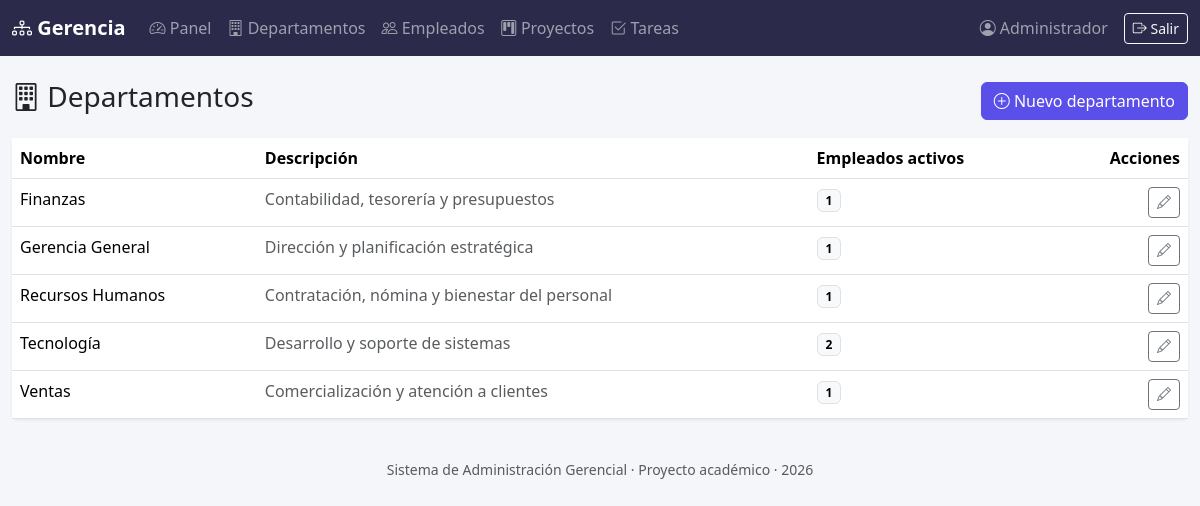
Page /departamentos (signed in) on the committed database.
### tables this page shows
CREATE TABLE departamentos (
    id INT AUTO_INCREMENT PRIMARY KEY,
    nombre VARCHAR(100) NOT NULL UNIQUE,
    descripcion VARCHAR(255) DEFAULT '',
    creado_en DATETIME DEFAULT CURRENT_TIMESTAMP
);

### app/Core/Controller.php (called while the page is built, shortened)
<?php
abstract class Controller
{
    protected function vista(string $vista, array $datos = []): void
    {
        require __DIR__ . '/../Views/layout.php';
    }
}

### app/Controllers/DepartamentoController.php (called while the page is built, shortened)
<?php
class DepartamentoController extends Controller
{
    public function index(): void
    {
        $departamentos = new Departamento();
        $this->vista('departamentos/index', [
            'titulo' => 'Departamentos',
            'departamentos' => $departamentos->conConteoEmpleados(),
        ]);
    }
}

### public/index.php (called while the page is built, shortened)
<?php
spl_autoload_register(function (string $clase) {
    $prefijo = 'App\\';
    $rutaRelativa = str_replace('\\', '/', substr($clase, strlen($prefijo)));
    $archivo = __DIR__ . '/../app/' . $rutaRelativa . '.php';
});
$config = require __DIR__ . '/../config/config.php';
$router = new Router();
$router->get('/login', 'AuthController', 'mostrarLogin');
$router->post('/login', 'AuthController', 'login');
$router->get('/logout', 'AuthController', 'logout');
$router->get('/', 'DashboardController', 'index');
$router->get('/departamentos', 'DepartamentoController', 'index');
$router->get('/departamentos/nuevo', 'DepartamentoController', 'crearForm');
$router->post('/departamentos', 'DepartamentoController', 'crear');
$router->get('/departamentos/{id}/editar', 'DepartamentoController', 'editarForm');
$router->post('/departamentos/{id}', 'DepartamentoController', 'actualizar');
$router->get('/empleados', 'EmpleadoController', 'index');
$router->get('/empleados/nuevo', 'EmpleadoController', 'crearForm');
$router->post('/empleados', 'EmpleadoController', 'crear');
$router->get('/empleados/{id}/editar', 'EmpleadoController', 'editarForm');
$router->post('/empleados/{id}', 'EmpleadoController', 'actualizar');
$router->post('/empleados/{id}/desactivar', 'EmpleadoController', 'desactivar');
$router->get('/proyectos', 'ProyectoController', 'index');
$router->get('/proyectos/nuevo', 'ProyectoController', 'crearForm');
$router->post('/proyectos', 'ProyectoController', 'crear');
$router->get('/proyectos/{id}', 'ProyectoController', 'ver');
$router->post('/proyectos/{id}/estado', 'ProyectoController', 'cambiarEstado');
$router->get('/tareas', 'TareaController', 'index');
$router->post('/proyectos/{proyectoId}/tareas', 'TareaController', 'crear');
$router->post('/tareas/{id}/estado', 'TareaController', 'cambiarEstado');
$uri = parse_url($_SERVER['REQUEST_URI'], PHP_URL_PATH) ?? '/';
$uri = rtrim($uri, '/');
$router->resolver($_SERVER['REQUEST_METHOD'], $uri);

### config/config.php (called while the page is built, shortened)
<?php
$rutaEnv = __DIR__ . '/../.env';
if (!function_exists('env')) {
    function env(string $clave, $defecto = null)
    {
        $valor = getenv($clave);
        return $valor === false ? $defecto : $valor;
    }
}
return [
    'app' => [
        'nombre' => env('APP_NOMBRE', 'Sistema de Administración Gerencial'),
        'base' => rtrim(env('APP_BASE', ''), '/'),
        'debug' => env('APP_DEBUG', 'true') === 'true',
    ],
    'db' => [
        'host' => env('DB_HOST', '127.0.0.1'),
        'port' => env('DB_PORT', '3306'),
        'name' => env('DB_NAME', 'sistema_administracion'),
        'user' => env('DB_USER', 'root'),
        'pass' => env('DB_PASS', ''),
    ],
];

### app/Core/Database.php (called while the page is built, shortened)
<?php
class Database
{
    private static ?PDO $conexion = null;
    public static function conectar(): PDO
    {
        if (self::$conexion === null) {
            $config = require __DIR__ . '/../../config/config.php';
            $db = $config['db'];
            $dsn = sprintf(
                'mysql:host=%s;port=%s;dbname=%s;charset=utf8mb4',
                $db['host'],
                $db['port'],
                $db['name']
            );
            try {
                self::$conexion = new PDO($dsn, $db['user'], $db['pass'], [
                    PDO::ATTR_ERRMODE => PDO::ERRMODE_EXCEPTION,
                    PDO::ATTR_DEFAULT_FETCH_MODE => PDO::FETCH_ASSOC,
                    PDO::ATTR_EMULATE_PREPARES => false,
                ]);
            } catch (PDOException $e) {
                http_response_code(500);
                die(
                    '<div style="font-family:sans-serif;padding:2rem;color:#b00">'
                    . '<h2>No se pudo conectar a la base de datos</h2>'
                    . '<p>Revisa que MySQL esté corriendo en Laragon y que el archivo .env tenga los datos correctos.</p>'
                    . '<p><small>' . htmlspecialchars($e->getMessage()) . '</small></p>'
                    . '</div>'
                );
            }
        }
        return self::$conexion;
    }
}

### app/Models/Departamento.php (called while the page is built, shortened)
<?php
class Departamento extends Model
{
    public function conConteoEmpleados(): array
    {
        return $this->db->query(
            'SELECT d.*, COUNT(e.id) AS total_empleados
             FROM departamentos d
             LEFT JOIN empleados e ON e.departamento_id = d.id AND e.activo = 1
             GROUP BY d.id
             ORDER BY d.nombre'
        )->fetchAll();
    }
}

### app/Views/departamentos/index.php (the view, shortened to what this page needs)
<div class="d-flex justify-content-between align-items-center mb-3">
    <h3><i class="bi bi-building"></i> Departamentos</h3>
    <a href="/departamentos/nuevo" class="btn btn-primary" style="background-color:#5b4fe9;border-color:#5b4fe9;">
        <i class="bi bi-plus-circle"></i> Nuevo departamento
    </a>
</div>
<div class="card">
    <div class="table-responsive">
        <table class="table table-hover mb-0">
            <thead><tr><th>Nombre</th><th>Descripción</th><th>Empleados activos</th><th class="text-end">Acciones</th></tr></thead>
            <tbody>
            <?php foreach ($departamentos as $d): ?>
                <tr>
                    <td><?= htmlspecialchars($d['nombre']) ?></td>
                    <td class="text-muted"><?= htmlspecialchars($d['descripcion']) ?></td>
                    <td><span class="badge text-bg-light border"><?= (int) $d['total_empleados'] ?></span></td>
                    <td class="text-end">
                        <a href="/departamentos/<?= $d['id'] ?>/editar" class="btn btn-sm btn-outline-secondary">
                            <i class="bi bi-pencil"></i>
                        </a>
                    </td>
                </tr>
            <?php endforeach; ?>
            </tbody>
        </table>
    </div>
</div>

### app/Core/Router.php (shortened to what this page needs)
<?php
class Router
{
    private array $rutas = [];
    private function agregar(string $metodo, string $ruta, string $controlador, string $accion): void
    {
        $this->rutas[] = compact('metodo', 'ruta', 'controlador', 'accion');
    }
    public function resolver(string $metodo, string $uriPath): void
    {
        foreach ($this->rutas as $r) {
            if ($r['metodo'] !== $metodo) {
                continue;
            }
            $patron = preg_replace('#\{[a-zA-Z_]+\}#', '([^/]+)', $r['ruta']);
            $patron = '#^' . $patron . '$#';
            if (preg_match($patron, $uriPath, $coincidencias)) {
                array_shift($coincidencias);
                $this->despachar($r['controlador'], $r['accion'], $coincidencias);
                return;
            }
        }
    }
    private function despachar(string $nombreControlador, string $accion, array $parametros): void
    {
        $controlador = new $clase();
        call_user_func_array([$controlador, $accion], $parametros);
    }
}

### app/Views/layout.php (style rules this page uses)
body { background-color: #f5f6fa; }
.card { border: none; box-shadow: 0 1px 3px rgba(0,0,0,.08); }
table.table thead { background-color: #eef0fb; }

### rows in the picture
departamentos: nombre "Finanzas", descripcion "Contabilidad, tesorería y presupuestos", total_empleados "1"
departamentos: nombre "Gerencia General", descripcion "Dirección y planificación estratégica", total_empleados "1"
departamentos: nombre "Recursos Humanos", descripcion "Contratación, nómina y bienestar del personal", total_empleados "1"
departamentos: nombre "Tecnología", descripcion "Desarrollo y soporte de sistemas", total_empleados "2"
departamentos: nombre "Ventas", descripcion "Comercialización y atención a clientes", total_empleados "1"
